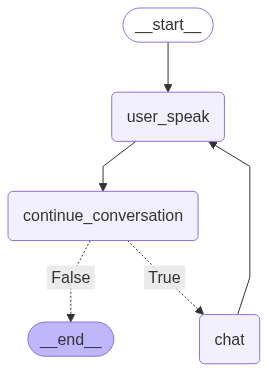

Write the Python code that produced this figure.
from langchain_groq import ChatGroq
from typing import Annotated
from typing_extensions import TypedDict
from langchain_core.messages import HumanMessage, AIMessage
from langgraph.graph import StateGraph, START, END
from langgraph.graph.message import add_messages
import requests
import matplotlib.pyplot as plt
import os
import configparser

# Define the State Schema
class State(TypedDict):
    messages: Annotated[list, add_messages]
    continue_chat: bool

# Define the chat function
def chat(state: State) -> State:

    config_file = 'config.ini'
    config = configparser.RawConfigParser()
    config.read(config_file)

    os.environ["GROQ_API_KEY"] = config.get('LLM_config', 'groq_api_key')

    model_name = config.get('LLM_config', 'model_name')
    model_temperature = int(config.get('LLM_config', 'model_temperature'))

    llm = ChatGroq(model= model_name, temperature = model_temperature)

    # Generate a response using the language model
    response = llm.invoke(state["messages"])
    # Update the state with the new messages
    state["messages"].append(response)
    # Print the chatbot's response
    print("Chatbot:", state["messages"][-1].content)
    return state

def user_speak(state: State) ->State:
    user_input = input("You: ")
    state["messages"].append(HumanMessage(content = user_input))
    return state

def continue_conversation(state: State) -> State:
    if state["messages"][-1].content == "exit":
        state["continue_chat"] = False
        print("Chatbot: Goodbye!")
    else:
        state["continue_chat"] = True
    return state

def main():

    # Set up the state graph
    graph = StateGraph(State)

    graph.add_node("chat", chat)
    graph.add_node("continue_conversation", continue_conversation)
    graph.add_node("user_speak", user_speak)

    graph.add_edge(START, "user_speak")
    graph.add_edge("user_speak", "continue_conversation")
    graph.add_conditional_edges("continue_conversation", lambda x: x["continue_chat"],
            {
                True: "chat",
                False: END
            })
    graph.add_edge("chat", "user_speak")
    graph.add_edge("user_speak", "continue_conversation")


    state = {"messages": []}
    # Compile the graph
    compiled_graph = graph.compile()

    # Assuming compiled_graph.get_graph().draw_mermaid_png() returns the image data
    image_data = compiled_graph.get_graph().draw_mermaid_png()

    # If you have the image as a file (e.g., saved as PNG), you can display it like this:
    with open("basic_chat_bot.png", "wb") as f:
        f.write(image_data)
        
    # Run the chatbot
    state = compiled_graph.invoke(state)

if __name__ == "__main__":
    main() 
